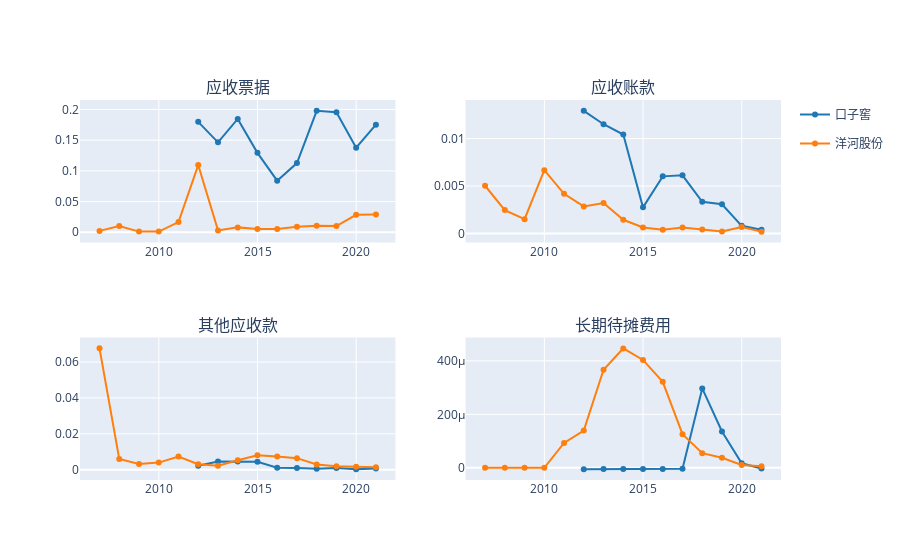

Notebook cell for this chart:
### Code cell
fig = make_subplots(2,2, subplot_titles=['应收票据','应收账款','其他应收款','长期待摊费用',])

for i,k in enumerate(data_dfs.keys()):
    line_ = dict(color=DEFAULT_PLOTLY_COLORS[i])
    data_df = data_dfs[k]
    
    fig.append_trace(go.Scatter(x=data_df.index, y=data_df.notes_receiv/data_df.total_revenue,name=k,line=line_,legendgroup=k),1,1)
    fig.append_trace(go.Scatter(x=data_df.index, y=data_df.accounts_receiv/data_df.total_revenue,name=k,line=line_,legendgroup=k, showlegend=False),1,2)
    fig.append_trace(go.Scatter(x=data_df.index, y=data_df.oth_receiv/data_df.total_revenue,name=k,line=line_,legendgroup=k, showlegend=False),2,1)
    fig.append_trace(go.Scatter(x=data_df.index, y=data_df.lt_amor_exp/data_df.total_revenue,name=k,line=line_,legendgroup=k, showlegend=False),2,2)
    
fig.show()

### Figure 1 — Plotly figure (JSON) as saved in the notebook; plotly's stock layout.template omitted (floating-point values rounded to 4 significant figures)
{"data": [{"legendgroup": "口子窖", "line": {"color": "rgb(31, 119, 180)"}, "name": "口子窖", "type": "scatter", "x": ["2020-12-31", "2019-12-31", "2018-12-31", "2017-12-31", "2016-12-31", "2015-12-31", "2014-12-31", "2013-12-31", "2012-12-31", "2011-12-31"], "xaxis": "x", "y": [0.1752, 0.1377, 0.1954, 0.1977, 0.1127, 0.08406, 0.1293, 0.1845, 0.1464, 0.1798], "yaxis": "y"}, {"legendgroup": "口子窖", "line": {"color": "rgb(31, 119, 180)"}, "name": "口子窖", "showlegend": false, "type": "scatter", "x": ["2020-12-31", "2019-12-31", "2018-12-31", "2017-12-31", "2016-12-31", "2015-12-31", "2014-12-31", "2013-12-31", "2012-12-31", "2011-12-31"], "xaxis": "x2", "y": [0.0003914, 0.0008112, 0.003076, 0.003339, 0.006127, 0.006018, 0.002754, 0.01042, 0.01151, 0.01291], "yaxis": "y2"}, {"legendgroup": "口子窖", "line": {"color": "rgb(31, 119, 180)"}, "name": "口子窖", "showlegend": false, "type": "scatter", "x": ["2020-12-31", "2019-12-31", "2018-12-31", "2017-12-31", "2016-12-31", "2015-12-31", "2014-12-31", "2013-12-31", "2012-12-31", "2011-12-31"], "xaxis": "x3", "y": [0.0006632, 0.0003253, 0.001, 0.0005829, 0.0009151, 0.001099, 0.004419, 0.004585, 0.004528, 0.002246], "yaxis": "y3"}, {"legendgroup": "口子窖", "line": {"color": "rgb(31, 119, 180)"}, "name": "口子窖", "showlegend": false, "type": "scatter", "x": ["2020-12-31", "2019-12-31", "2018-12-31", "2017-12-31", "2016-12-31", "2015-12-31", "2014-12-31", "2013-12-31", "2012-12-31", "2011-12-31"], "xaxis": "x4", "y": [-2.493e-06, 1.712e-05, 0.0001359, 0.000297, -3.533e-06, -3.87e-06, -4.428e-06, -4.086e-06, -3.99e-06, -4.779e-06], "yaxis": "y4"}, {"legendgroup": "洋河股份", "line": {"color": "rgb(255, 127, 14)"}, "name": "洋河股份", "type": "scatter", "x": ["2020-12-31", "2019-12-31", "2018-12-31", "2017-12-31", "2016-12-31", "2015-12-31", "2014-12-31", "2013-12-31", "2012-12-31", "2011-12-31", "2010-12-31", "2009-12-31", "2008-12-31", "2007-12-31", "2006-12-31"], "xaxis": "x", "y": [0.02907, 0.02851, 0.01004, 0.01068, 0.008824, 0.005189, 0.005238, 0.007969, 0.00305, 0.1095, 0.01655, 0.001167, 0.001059, 0.01011, 0.00224], "yaxis": "y"}, {"legendgroup": "洋河股份", "line": {"color": "rgb(255, 127, 14)"}, "name": "洋河股份", "showlegend": false, "type": "scatter", "x": ["2020-12-31", "2019-12-31", "2018-12-31", "2017-12-31", "2016-12-31", "2015-12-31", "2014-12-31", "2013-12-31", "2012-12-31", "2011-12-31", "2010-12-31", "2009-12-31", "2008-12-31", "2007-12-31", "2006-12-31"], "xaxis": "x2", "y": [0.0002005, 0.0006953, 0.0002243, 0.0004262, 0.0006297, 0.0004024, 0.0006318, 0.001448, 0.003203, 0.002858, 0.004176, 0.006664, 0.001506, 0.002469, 0.005031], "yaxis": "y2"}, {"legendgroup": "洋河股份", "line": {"color": "rgb(255, 127, 14)"}, "name": "洋河股份", "showlegend": false, "type": "scatter", "x": ["2020-12-31", "2019-12-31", "2018-12-31", "2017-12-31", "2016-12-31", "2015-12-31", "2014-12-31", "2013-12-31", "2012-12-31", "2011-12-31", "2010-12-31", "2009-12-31", "2008-12-31", "2007-12-31", "2006-12-31"], "xaxis": "x3", "y": [0.001437, 0.001622, 0.001983, 0.002866, 0.006433, 0.00729, 0.008036, 0.005303, 0.002269, 0.003045, 0.007342, 0.00396, 0.003158, 0.005987, 0.06757], "yaxis": "y3"}, {"legendgroup": "洋河股份", "line": {"color": "rgb(255, 127, 14)"}, "name": "洋河股份", "showlegend": false, "type": "scatter", "x": ["2020-12-31", "2019-12-31", "2018-12-31", "2017-12-31", "2016-12-31", "2015-12-31", "2014-12-31", "2013-12-31", "2012-12-31", "2011-12-31", "2010-12-31", "2009-12-31", "2008-12-31", "2007-12-31", "2006-12-31"], "xaxis": "x4", "y": [6.161e-06, 1.081e-05, 3.767e-05, 5.472e-05, 0.0001257, 0.0003214, 0.0004035, 0.0004466, 0.0003665, 0.0001397, 9.319e-05, 0, 0, 0, 0], "yaxis": "y4"}], "layout": {"annotations": [{"font": {"size": 16}, "showarrow": false, "text": "应收票据", "x": 0.225, "xanchor": "center", "xref": "paper", "y": 1, "yanchor": "bottom", "yref": "paper"}, {"font": {"size": 16}, "showarrow": false, "text": "应收账款", "x": 0.775, "xanchor": "center", "xref": "paper", "y": 1, "yanchor": "bottom", "yref": "paper"}, {"font": {"size": 16}, "showarrow": false, "text": "其他应收款", "x": 0.225, "xanchor": "center", "xref": "paper", "y": 0.375, "yanchor": "bottom", "yref": "paper"}, {"font": {"size": 16}, "showarrow": false, "text": "长期待摊费用", "x": 0.775, "xanchor": "center", "xref": "paper", "y": 0.375, "yanchor": "bottom", "yref": "paper"}], "xaxis": {"anchor": "y", "domain": [0, 0.45]}, "xaxis2": {"anchor": "y2", "domain": [0.55, 1]}, "xaxis3": {"anchor": "y3", "domain": [0, 0.45]}, "xaxis4": {"anchor": "y4", "domain": [0.55, 1]}, "yaxis": {"anchor": "x", "domain": [0.625, 1]}, "yaxis2": {"anchor": "x2", "domain": [0.625, 1]}, "yaxis3": {"anchor": "x3", "domain": [0, 0.375]}, "yaxis4": {"anchor": "x4", "domain": [0, 0.375]}}}
